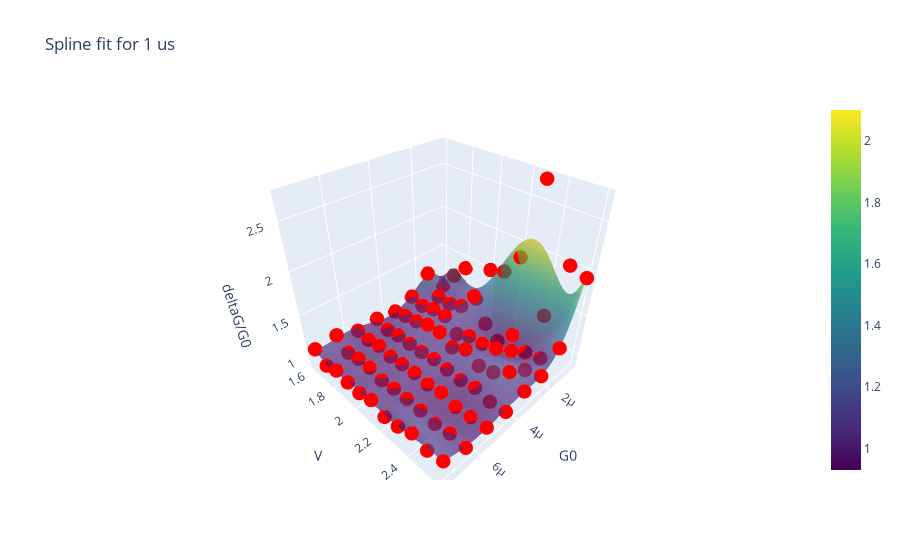

The code cell stored with this chart in its notebook:
### Code cell
from scipy.interpolate import SmoothBivariateSpline
import numpy as np
import matplotlib.pyplot as plt
from mpl_toolkits.mplot3d import Axes3D

# Sample data (replace with your actual data)
# key = list(data.keys())[2]
key = "1 us"
G0 = data[key][:,0]
V = data[key][:, 1]
deltaG_G0 = data[key][:, 2]

# Fit a cubic spline surface
spline = SmoothBivariateSpline(G0, V, deltaG_G0, kx=5, ky=5)

# Generate a grid over which to evaluate the spline
G0_grid, V_grid = np.meshgrid(np.linspace(G0.min(), G0.max(), 100),
                              np.linspace(V.min(), V.max(), 100))
Z_grid = spline.ev(G0_grid.ravel(), V_grid.ravel()).reshape(100, 100)

# Create the surface plot
surface = go.Surface(x=G0_grid, y=V_grid, z=Z_grid, colorscale='Viridis', opacity=0.7)

# Create the scatter plot for the original data points
scatter = go.Scatter3d(x=G0, y=V, z=deltaG_G0, mode='markers', 
                       marker=dict(size=5, color='red'), name='Data Points')

# Set up the layout of the plot
layout = go.Layout(scene=dict(
                    xaxis_title='G0',
                    yaxis_title='V',
                    zaxis_title="deltaG/G0"),
                    title=f"Spline fit for {key}")

# Create the figure
fig = go.Figure(data=[surface, scatter], layout=layout)

# Show the plot
fig.show()

### Figure 1 — Plotly figure (JSON) as saved in the notebook; plotly's stock layout.template omitted (floating-point values rounded to 4 significant figures; data arrays with more than 128 entries replaced by an {"elided": "..."} marker saying what was removed)
{"data": [{"colorscale": [[0, "#440154"], [0.1111, "#482878"], [0.2222, "#3e4989"], [0.3333, "#31688e"], [0.4444, "#26828e"], [0.5556, "#1f9e89"], [0.6667, "#35b779"], [0.7778, "#6ece58"], [0.8889, "#b5de2b"], [1, "#fde725"]], "opacity": 0.7, "type": "surface", "x": {"elided": "100x100 float values"}, "y": {"elided": "100x100 float values"}, "z": {"elided": "100x100 float values"}}, {"marker": {"color": "red", "size": 5}, "mode": "markers", "name": "Data Points", "type": "scatter3d", "x": [5e-07, 5e-07, 5e-07, 5e-07, 5e-07, 5e-07, 5e-07, 5e-07, 5e-07, 5e-07, 5e-07, 1.5e-06, 1.5e-06, 1.5e-06, 1.5e-06, 1.5e-06, 1.5e-06, 1.5e-06, 1.5e-06, 1.5e-06, 1.5e-06, 1.5e-06, 2.5e-06, 2.5e-06, 2.5e-06, 2.5e-06, 2.5e-06, 2.5e-06, 2.5e-06, 2.5e-06, 2.5e-06, 2.5e-06, 2.5e-06, 3.5e-06, 3.5e-06, 3.5e-06, 3.5e-06, 3.5e-06, 3.5e-06, 3.5e-06, 3.5e-06, 3.5e-06, 3.5e-06, 3.5e-06, 4.5e-06, 4.5e-06, 4.5e-06, 4.5e-06, 4.5e-06, 4.5e-06, 4.5e-06, 4.5e-06, 4.5e-06, 4.5e-06, 4.5e-06, 5.5e-06, 5.5e-06, 5.5e-06, 5.5e-06, 5.5e-06, 5.5e-06, 5.5e-06, 5.5e-06, 5.5e-06, 5.5e-06, 5.5e-06, 6.5e-06, 6.5e-06, 6.5e-06, 6.5e-06, 6.5e-06, 6.5e-06, 6.5e-06, 6.5e-06, 6.5e-06, 6.5e-06, 6.5e-06, 7.5e-06, 7.5e-06, 7.5e-06, 7.5e-06, 7.5e-06, 7.5e-06, 7.5e-06, 7.5e-06, 7.5e-06, 7.5e-06, 7.5e-06], "y": [1.6, 1.7, 1.8, 1.9, 2, 2.1, 2.2, 2.3, 2.4, 2.5, 2.6, 1.6, 1.7, 1.8, 1.9, 2, 2.1, 2.2, 2.3, 2.4, 2.5, 2.6, 1.6, 1.7, 1.8, 1.9, 2, 2.1, 2.2, 2.3, 2.4, 2.5, 2.6, 1.6, 1.7, 1.8, 1.9, 2, 2.1, 2.2, 2.3, 2.4, 2.5, 2.6, 1.6, 1.7, 1.8, 1.9, 2, 2.1, 2.2, 2.3, 2.4, 2.5, 2.6, 1.6, 1.7, 1.8, 1.9, 2, 2.1, 2.2, 2.3, 2.4, 2.5, 2.6, 1.6, 1.7, 1.8, 1.9, 2, 2.1, 2.2, 2.3, 2.4, 2.5, 2.6, 1.6, 1.7, 1.8, 1.9, 2, 2.1, 2.2, 2.3, 2.4, 2.5, 2.6], "z": [0.9616, 1.192, 1.381, 1.041, 1.523, 1.587, 1.841, 2.719, 1.295, 1.987, 1.936, 1.259, 1.017, 1.005, 1.071, 1.304, 1.023, 0.8862, 1.084, 0.9615, 0.9971, 1.254, 1.055, 1.019, 1.068, 1.072, 0.92, 1.004, 1.012, 1.064, 1.153, 1.02, 1.069, 0.9778, 1.014, 1.043, 1.101, 1.105, 1.011, 1.103, 1.002, 1.044, 1.178, 1.062, 1.018, 0.9687, 0.9985, 0.9942, 0.998, 1.023, 1.009, 0.9949, 1.031, 0.9874, 1.003, 1.001, 0.985, 1.018, 0.988, 1.007, 1.017, 0.9967, 1.03, 0.985, 1.0, 1.022, 1.096, 0.9722, 1.011, 1.014, 0.9748, 0.9986, 1.006, 1.0, 0.9775, 1.015, 1.0, 1.07, 0.9685, 1.031, 1.003, 0.9984, 1.052, 0.9804, 1.012, 1.09, 1.04, 1.088]}], "layout": {"scene": {"xaxis": {"title": {"text": "G0"}}, "yaxis": {"title": {"text": "V"}}, "zaxis": {"title": {"text": "deltaG/G0"}}}, "title": {"text": "Spline fit for 1 us"}}}
